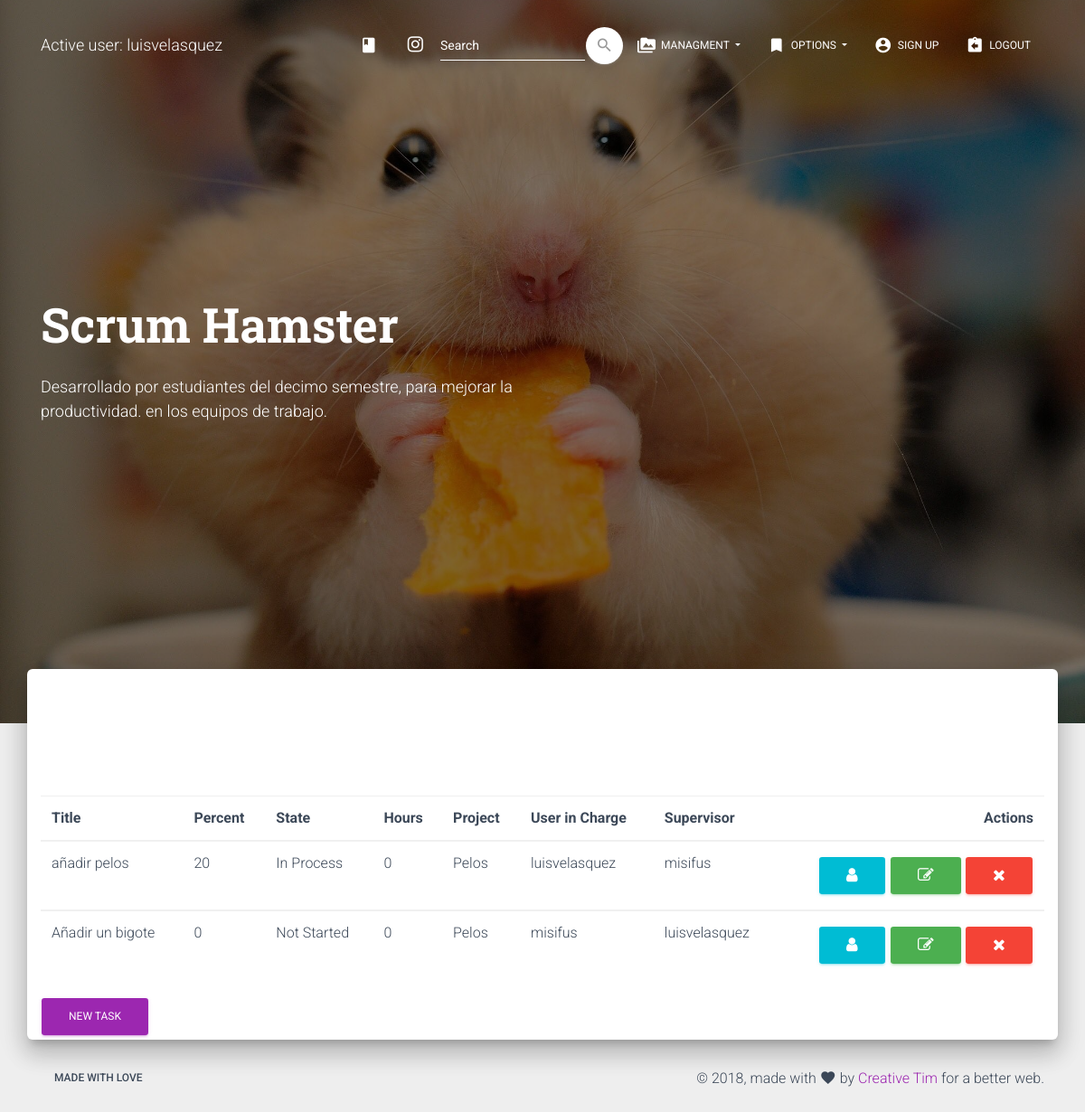
Screenshot of /list_task (signed in) with the database file from the repository.
### modules/models.py (models this page shows, shortened)
class task(models.Model):
    title = models.CharField(max_length = 50)
    percent = models.PositiveSmallIntegerField()
    state_choices = (
		('Not Started', 'Not Started'),
		('In Process', 'In Process'),
		('Finished', 'Finished'),
		)
    state = models.CharField(
		max_length = 12,
		choices = state_choices,
		default = 'Not Started',
		)
    hours = models.PositiveSmallIntegerField()
    project_id = models.ForeignKey(project, on_delete = models.CASCADE)
    user_in_charge = models.ForeignKey(User, on_delete = models.CASCADE, related_name = 'in_charge')
    user_supervisor = models.ForeignKey(User, on_delete = models.CASCADE, related_name = 'supervisor')

class project(models.Model):
    name = models.CharField(max_length = 75)
    percent = models.PositiveSmallIntegerField()
    created_at = models.DateField(auto_now_add = True)
    file = models.URLField(blank = True)
    client_id = models.ForeignKey(client, on_delete = models.CASCADE)
    def __str__(self):
        return '%s' % (self.name)

### modules/views.py (the view)
# urls.py: path('list_task', list_task, name = 'list_task'),
@login_required
def list_task(request):
	data = task.objects.all()
	return render(request, 'task/task_list.html', {'data': data})

### modules/templates/task/task_list.html
{% extends 'base.html' %}
{% block content %}
<table class="table">
	<thead>
        <tr>
            <th>Title</th>
            <th>Percent</th>
            <th>State</th>
            <th>Hours</th>
            <th>Project</th>
            <th>User in Charge</th>
            <th>Supervisor</th>
            <th class="text-right">Actions</th>
        </tr>
    </thead>
{% for i in data %}
<tbody>
	<tr>
		<td>{{ i.title }}</td>
		<td>{{ i.percent }}</td>
		<td>{{ i.state }}</td>
		<td>{{ i.hours }}</td>
		<td>{{ i.project_id }}</td>
		<td>{{ i.user_in_charge }}</td>
		<td>{{ i.user_supervisor }}</td>
		<td class="td-actions text-right">
                <a href="{% url 'view_task' i.id %}" rel="tooltip" title="View Task" class="btn btn-info btn-simple btn-xs">
                    <i class="fa fa-user"></i>
                </a>
                <a href="{% url 'update_task' i.id %}" rel="tooltip" title="Edit Task" class="btn btn-success btn-simple btn-xs">
                    <i class="fa fa-edit"></i>
                </a>
                <a href="{% url 'delete_task' i.id %}" rel="tooltip" title="Remove" class="btn btn-danger btn-simple btn-xs">
                    <i class="fa fa-times"></i>
                </a>
            </td>
	</tr>
</tbody>
{% endfor %}
</table>
<a href="{% url 'create_task' %}" class="btn btn-primary btn-raised ">New task</a>
{% endblock %}

### modules/templates/base.html (shortened to what this page needs)
<!DOCTYPE html>
<html lang="en">
{% load static %}
<head>
  <link rel="stylesheet" href="https://maxcdn.bootstrapcdn.com/font-awesome/latest/css/font-awesome.min.css">
  <link href="{% static 'css/material-kit.css' %}" rel="stylesheet" />
  <link href="{% static 'demo/demo.css' %}" rel="stylesheet" />
</head>
<body class="landing-page sidebar-collapse">
  <nav class="navbar navbar-transparent navbar-color-on-scroll fixed-top navbar-expand-lg" color-on-scroll="100" id="sectionsNav">
    <div class="container">
      <div class="navbar-translate">
        {% if user.is_active %}
        <a class="navbar-brand" href="{% url 'index' %}">
          Active user: {{ user.username }} </a>
          {% endif %}
      </div>
      <div class="collapse navbar-collapse">
        <ul class="navbar-nav ml-auto">
          <li class="nav-item">
            <a class="nav-link" rel="tooltip" title="" data-placement="bottom" href="https://www.instagram.com/luis17velasquez/?hl=en" target="_blank" data-original-title="opent the CRM">
              <i class="material-icons">class</i>
            </a>
          </li>
          <li class="nav-item">
            <a class="nav-link" rel="tooltip" title="" data-placement="bottom" href="https://www.instagram.com/luis17velasquez/?hl=en" target="_blank" data-original-title="Follow us on Instagram">
              <i class="fa fa-instagram"></i>
            </a>
          </li>
          <li>
          <form class="form-inline ml-auto" method="POST" action ="{% url 'buscar_cliente' %}">{% csrf_token %}
              <div class="form-group has-white">
                <input type="text" class="form-control" placeholder="Search" name="buscalo">
              </div>
              <button type="submit" class="btn btn-white btn-just-icon btn-round">
                  <i class="material-icons">search</i>
              </button>
          </form>
          </li>
          {% if user.is_active %}
          <li class="dropdown nav-item">
            <a href="#" class="dropdown-toggle nav-link" data-toggle="dropdown">
              <i class="material-icons">perm_media</i> Managment
            </a>
          </li>
          <li class="dropdown nav-item">
            <a href="#" class="dropdown-toggle nav-link" data-toggle="dropdown">
              <i class="material-icons">bookmark</i> Options
            </a>
          </li>
          {% endif %}
           {% if user.is_active %}
           <li class="nav-item">
            <a class="nav-link" href="{% url 'signup' %}" onclick="scrollToDownload()">
              <i class="material-icons">account_circle</i> Sign up
            </a>
          </li>
          <li class="nav-item">
            <a class="nav-link" href="{% url 'logout' %}" onclick="scrollToDownload()">
              <i class="material-icons">assignment_return</i> Logout
            </a>
          </li>
          {% endif %}
        </ul>
      </div>
    </div>
  </nav>
  <div class="page-header header-filter" data-parallax="true" style="background-image: url('{% static 'img/profile_city.jpg' %}')">
    <div class="container">
      <div class="row">
        <div class="col-md-6">
          <h1 class="title">Scrum Hamster</h1>
          <h4>Desarrollado por estudiantes del decimo semestre, para mejorar la productividad. en los equipos de trabajo.</h4>
          <br>
        </div>
      </div>
    </div>
  </div>
  <div class="main main-raised">
    <div class="container">
      <div class="section text-center">
      </div>
      {% block content %}
      {% endblock %}
    </div>
  </div>
  <footer class="footer footer-default">
    <div class="container">
      <nav class="float-left">
        <ul>
          <li>
            <a href="#">
              made with love
            </a>
          </li>
        </ul>
      </nav>
      <div class="copyright float-right">
        &copy;
        , made with <i class="material-icons">favorite</i> by
        <a href="https://www.creative-tim.com" target="_blank">Creative Tim</a> for a better web.
      </div>
    </div>
  </footer>
</body>
</html>

### modules/static/demo/demo.css (style rules this page uses)
.title { margin-top: 30px; min-height: 32px; }

### rows the page displays
task: title "añadir pelos", percent "20", state "In Process", hours "0", project_id "Pelos", user_in_charge "luisvelasquez", user_supervisor "misifus"
task: title "Añadir un bigote", percent "0", state "Not Started", hours "0", project_id "Pelos", user_in_charge "misifus", user_supervisor "luisvelasquez"

### other values shown
{{ user.username }} "luisvelasquez"
